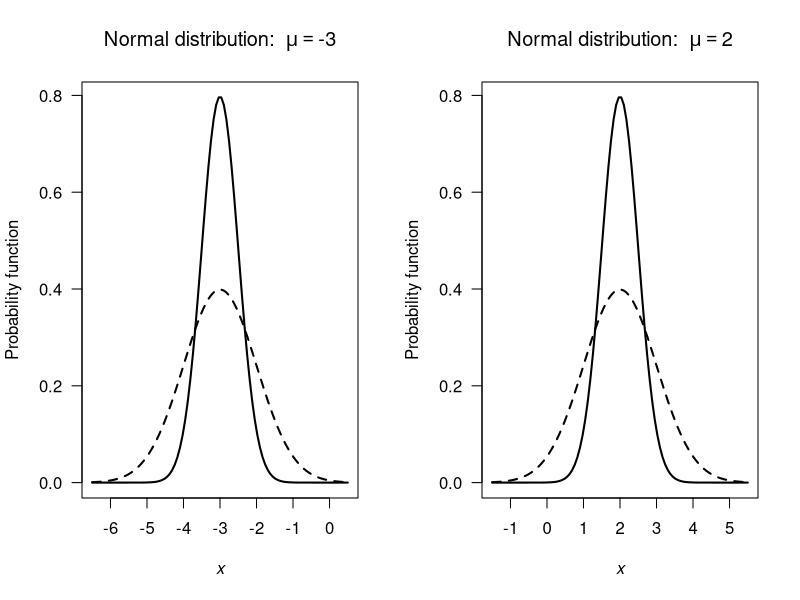

Here is the R script that generated this plot:
## ---- chunk 1

par(mfrow = c(1, 2))

z <- seq(-3.5, 3.5,
         length = 100)

mu <- c(-3, 2)
sigma <- c(0.5, 1)

for (i in (1:2)){
   x <- mu[i] + z * max(sigma)
   muvalue <- mu[i]
   plot( x,
         dnorm(x, 
               mean = mu[i], 
               sd = sigma[1]),
         type = "l",
         xlab = expression(italic(x)),
         ylab = "Probability function",
         lwd = 2,
         las = 1,
         main = bquote("Normal distribution: " ~ mu == .(muvalue))
         )
   lines( x,
         dnorm(x, 
               mean = mu[i], 
               sd = sigma[2]),
         lty = 2,
         lwd = 2)
   
}
